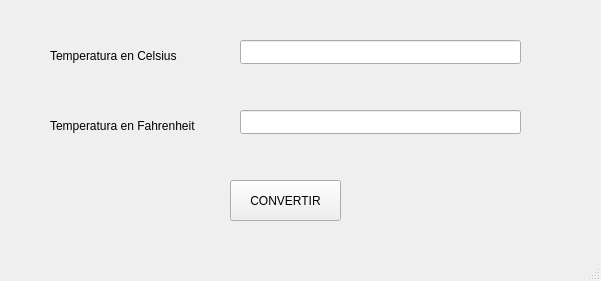
<?xml version="1.0" encoding="UTF-8"?>
<ui version="4.0">
 <class>MainWindow</class>
 <widget class="QMainWindow" name="MainWindow">
  <property name="geometry">
   <rect>
    <x>0</x>
    <y>0</y>
    <width>601</width>
    <height>281</height>
   </rect>
  </property>
  <property name="windowTitle">
   <string>MainWindow</string>
  </property>
  <widget class="QWidget" name="centralwidget">
   <widget class="QLineEdit" name="texto_celsius">
    <property name="geometry">
     <rect>
      <x>240</x>
      <y>40</y>
      <width>281</width>
      <height>24</height>
     </rect>
    </property>
   </widget>
   <widget class="QLabel" name="etiqueta_celsius">
    <property name="geometry">
     <rect>
      <x>50</x>
      <y>40</y>
      <width>151</width>
      <height>31</height>
     </rect>
    </property>
    <property name="frameShape">
     <enum>QFrame::NoFrame</enum>
    </property>
    <property name="text">
     <string>Temperatura en Celsius</string>
    </property>
   </widget>
   <widget class="QLabel" name="etiqueta_fahrenheit">
    <property name="geometry">
     <rect>
      <x>50</x>
      <y>110</y>
      <width>171</width>
      <height>31</height>
     </rect>
    </property>
    <property name="frameShape">
     <enum>QFrame::NoFrame</enum>
    </property>
    <property name="frameShadow">
     <enum>QFrame::Sunken</enum>
    </property>
    <property name="text">
     <string>Temperatura en Fahrenheit</string>
    </property>
   </widget>
   <widget class="QLineEdit" name="texto_fahrenheit">
    <property name="geometry">
     <rect>
      <x>240</x>
      <y>110</y>
      <width>281</width>
      <height>24</height>
     </rect>
    </property>
   </widget>
   <widget class="QPushButton" name="boton_convertir">
    <property name="geometry">
     <rect>
      <x>230</x>
      <y>180</y>
      <width>111</width>
      <height>41</height>
     </rect>
    </property>
    <property name="text">
     <string>CONVERTIR</string>
    </property>
   </widget>
  </widget>
  <widget class="QMenuBar" name="menubar">
   <property name="geometry">
    <rect>
     <x>0</x>
     <y>0</y>
     <width>601</width>
     <height>25</height>
    </rect>
   </property>
  </widget>
  <widget class="QStatusBar" name="statusbar"/>
 </widget>
 <resources/>
 <connections/>
</ui>
